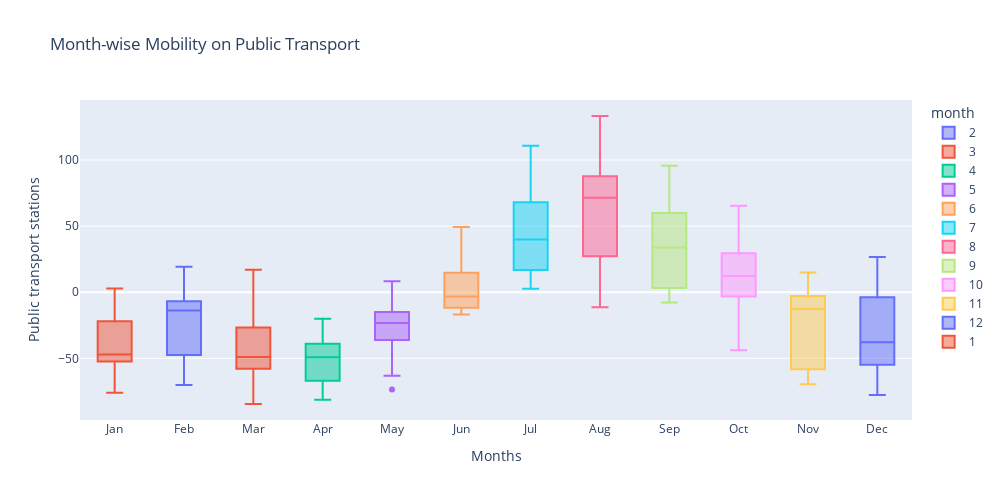

The cell this chart's notebook holds for it:
### Code cell
fig = px.box(
    google, 
    x='month',
    y='transit_stations_percent_change_from_baseline',
    color='month', 
    width=PLOT_WIDTH, height=PLOT_HEIGHT,
    title='Month-wise Mobility on Public Transport'
)

fig.update_layout(
    xaxis=dict(
        tickmode='array',
        tickvals=list(range(1,13)),
        ticktext=[datetime.date(2000, i, 1).strftime('%b') for i in range(1, 13)],
        title_text='Months'
    ),
    yaxis=dict(title_text=helper.TITLES[3])
)

fig.show()
# fig.write_image('../plots/Parks/Monthly Box Plot.svg')

### Figure 1 — Plotly figure (JSON) as saved in the notebook; plotly's stock layout.template omitted (floating-point values rounded to 4 significant figures)
{"data": [{"alignmentgroup": "True", "hovertemplate": "month=%{x}<br>transit_stations_percent_change_from_baseline=%{y}<extra></extra>", "legendgroup": "2", "marker": {"color": "#636efa"}, "name": "2", "notched": false, "offsetgroup": "2", "orientation": "v", "showlegend": true, "type": "box", "x": [2, 2, 2, 2, 2, 2, 2, 2, 2, 2, 2, 2, 2, 2, 2, 2, 2, 2, 2, 2, 2, 2, 2, 2, 2, 2, 2, 2, 2, 2, 2, 2, 2, 2, 2, 2, 2, 2, 2, 2, 2, 2, 2, 2, 2, 2, 2, 2, 2, 2, 2, 2, 2, 2, 2, 2, 2, 2, 2, 2, 2, 2, 2, 2, 2, 2, 2, 2, 2, 2, 2], "x0": " ", "xaxis": "x", "y": [2.364, 15.88, 9.486, -9.586, 9.496, 5.031, 2.756, -2.586, 10.04, 7.961, 5.83, 7.246, 10.55, 17.32, 19.33, -48.86, -45.77, -45.66, -45.3, -47.41, -54.73, -58.03, -50.08, -47.01, -44.69, -50.92, -50.47, -63.24, -70.24, -62.63, -66.26, -57.28, -49.82, -51.05, -55.22, -58.53, -47.47, -47.23, -45.43, -45.76, -45.95, -49.99, -56.09, -20.8, -22.44, -18.95, -14.68, -15.8, -9.918, -13.31, -23.65, -15.67, -10.4, -7.733, -10.82, -11.3, -7.398, -11.6, -10.82, -8.793, -6.583, -6.293, -3.4, -6.525, -13.29, -10.36, -13.49, -7.53, -9.376, -13.81, -7.663], "y0": " ", "yaxis": "y"}, {"alignmentgroup": "True", "hovertemplate": "month=%{x}<br>transit_stations_percent_change_from_baseline=%{y}<extra></extra>", "legendgroup": "3", "marker": {"color": "#EF553B"}, "name": "3", "notched": false, "offsetgroup": "3", "orientation": "v", "showlegend": true, "type": "box", "x": [3, 3, 3, 3, 3, 3, 3, 3, 3, 3, 3, 3, 3, 3, 3, 3, 3, 3, 3, 3, 3, 3, 3, 3, 3, 3, 3, 3, 3, 3, 3, 3, 3, 3, 3, 3, 3, 3, 3, 3, 3, 3, 3, 3, 3, 3, 3, 3, 3, 3, 3, 3, 3, 3, 3, 3, 3, 3, 3, 3, 3, 3, 3, 3, 3], "x0": " ", "xaxis": "x", "y": [5.491, 13.28, 16.9, 4.131, 4.812, -1.506, -6.323, -7.023, -8.385, -3.686, -4.83, -10.42, -22.48, -28.04, -45.97, -47.54, -48.07, -54.38, -56.85, -59.49, -58.19, -62.58, -73.5, -71.62, -84.57, -74.32, -76.2, -74.16, -77.5, -68.96, -68.69, -45.06, -46.73, -44.3, -50.5, -51.91, -55.59, -60.15, -49.08, -50.72, -48.81, -50.47, -49.09, -50.99, -57.22, -66.77, -49.48, -47.69, -48.26, -51.18, -57.87, -58.27, -49.43, -53.28, -44.77, -66.9, -49.14, -46.43, -44.87, -45.37, -45.9, -47.14, -13.2, -12.97, -3.656], "y0": " ", "yaxis": "y"}, {"alignmentgroup": "True", "hovertemplate": "month=%{x}<br>transit_stations_percent_change_from_baseline=%{y}<extra></extra>", "legendgroup": "4", "marker": {"color": "#00cc96"}, "name": "4", "notched": false, "offsetgroup": "4", "orientation": "v", "showlegend": true, "type": "box", "x": [4, 4, 4, 4, 4, 4, 4, 4, 4, 4, 4, 4, 4, 4, 4, 4, 4, 4, 4, 4, 4, 4, 4, 4, 4, 4, 4, 4, 4, 4, 4, 4, 4, 4, 4, 4, 4, 4, 4, 4, 4, 4, 4, 4, 4, 4, 4, 4, 4, 4, 4, 4, 4, 4, 4, 4, 4, 4, 4, 4], "x0": " ", "xaxis": "x", "y": [-71.23, -70.08, -73.23, -77.24, -81.28, -71.75, -70.47, -67.77, -66.09, -67.25, -65.91, -70.64, -64.38, -64.07, -64.6, -60.14, -70.38, -66.88, -80.46, -79.55, -67.32, -67.78, -65.27, -64.54, -58.69, -64.59, -59.0, -57.09, -55.68, -53.46, -44.85, -43.61, -41.71, -44.58, -44.44, -43.87, -42.16, -44.9, -44.56, -39.23, -38.76, -38.2, -38.69, -35.87, -35.69, -41.34, -40.5, -40.81, -37.72, -34.89, -31.01, -31.49, -32.63, -40.34, -30.46, -28.21, -26.29, -20.78, -20.11, -39.07], "y0": " ", "yaxis": "y"}, {"alignmentgroup": "True", "hovertemplate": "month=%{x}<br>transit_stations_percent_change_from_baseline=%{y}<extra></extra>", "legendgroup": "5", "marker": {"color": "#ab63fa"}, "name": "5", "notched": false, "offsetgroup": "5", "orientation": "v", "showlegend": true, "type": "box", "x": [5, 5, 5, 5, 5, 5, 5, 5, 5, 5, 5, 5, 5, 5, 5, 5, 5, 5, 5, 5, 5, 5, 5, 5, 5, 5, 5, 5, 5, 5, 5, 5, 5, 5, 5, 5, 5, 5, 5, 5, 5, 5, 5, 5, 5, 5, 5, 5, 5, 5, 5, 5, 5, 5, 5, 5, 5, 5, 5, 5, 5, 5], "x0": " ", "xaxis": "x", "y": [-73.58, -58.93, -63.18, -44.8, -40.74, -40.86, -42.16, -42.91, -36.29, -41.27, -34.97, -32.4, -32.72, -33.25, -36.2, -30.84, -41.71, -21.99, -21.01, -19.34, -27.22, -25.04, -15.92, -17.82, -20.02, -26.98, -22.96, -20.82, -20.45, -13.3, -18.28, -38.81, -58.81, -47.52, -40.22, -20.11, -29.58, -31.29, -28.52, -26.26, -27.58, -27.81, -23.52, -22.4, -19.89, -13.34, -6.428, -13.81, -15.74, -14.9, -15.7, -12.57, -5.601, 2.424, -10.86, -14.25, -10.65, -9.102, -3.623, 5.672, 8.285, -5.87], "y0": " ", "yaxis": "y"}, {"alignmentgroup": "True", "hovertemplate": "month=%{x}<br>transit_stations_percent_change_from_baseline=%{y}<extra></extra>", "legendgroup": "6", "marker": {"color": "#FFA15A"}, "name": "6", "notched": false, "offsetgroup": "6", "orientation": "v", "showlegend": true, "type": "box", "x": [6, 6, 6, 6, 6, 6, 6, 6, 6, 6, 6, 6, 6, 6, 6, 6, 6, 6, 6, 6, 6, 6, 6, 6, 6, 6, 6, 6, 6, 6, 6, 6, 6, 6, 6, 6, 6, 6, 6, 6, 6, 6, 6, 6, 6, 6, 6, 6, 6, 6, 6, 6, 6, 6, 6, 6, 6, 6, 6, 6], "x0": " ", "xaxis": "x", "y": [-16.48, -14.58, -14.03, -8.365, -6.628, -3.02, -9.405, -11.35, -8.556, -13.52, -13.03, -16.06, -12.07, -12.99, -14.1, -12.83, -13.98, -13.55, -13.91, -7.758, -8.365, -16.85, -14.04, -11.61, -9.391, -7.226, 0.4625, -1.21, -5.928, -3.537, -5.175, -1.391, -2.876, 1.835, 12.04, 16.86, -0.7973, -4.539, -0.09268, -11.51, 1.644, 11.71, 19.02, 1.604, 2.98, -0.2993, 12.66, 24.37, 48.21, 30.4, 32.65, 21.32, 17.71, 19.24, 20.69, 42.55, 49.29, 27.54, 21.73, 29.73], "y0": " ", "yaxis": "y"}, {"alignmentgroup": "True", "hovertemplate": "month=%{x}<br>transit_stations_percent_change_from_baseline=%{y}<extra></extra>", "legendgroup": "7", "marker": {"color": "#19d3f3"}, "name": "7", "notched": false, "offsetgroup": "7", "orientation": "v", "showlegend": true, "type": "box", "x": [7, 7, 7, 7, 7, 7, 7, 7, 7, 7, 7, 7, 7, 7, 7, 7, 7, 7, 7, 7, 7, 7, 7, 7, 7, 7, 7, 7, 7, 7, 7, 7, 7, 7, 7, 7, 7, 7, 7, 7, 7, 7, 7, 7, 7, 7, 7, 7, 7, 7, 7, 7, 7, 7, 7, 7, 7, 7, 7, 7, 7, 7], "x0": " ", "xaxis": "x", "y": [2.643, 3.885, 3.183, 13.53, 13.85, 6.473, 5.736, 7.567, 10.32, 7.811, 21.98, 25.55, 12.76, 9.657, 12.78, 15.84, 13.61, 30.48, 36.46, 20.89, 16.82, 19.01, 18.65, 18.82, 40.82, 42.28, 26.36, 22.47, 25.61, 24.79, 24.74, 34.78, 39.1, 64.87, 73.94, 48.76, 43.93, 46.27, 50.76, 53.06, 79.64, 87.99, 62.06, 56.27, 61.32, 63.22, 61.98, 89.94, 96.56, 71.27, 67.02, 68.1, 68.83, 66.94, 100.4, 107.8, 76.44, 73.37, 74.35, 74.31, 71.31, 110.8], "y0": " ", "yaxis": "y"}, {"alignmentgroup": "True", "hovertemplate": "month=%{x}<br>transit_stations_percent_change_from_baseline=%{y}<extra></extra>", "legendgroup": "8", "marker": {"color": "#FF6692"}, "name": "8", "notched": false, "offsetgroup": "8", "orientation": "v", "showlegend": true, "type": "box", "x": [8, 8, 8, 8, 8, 8, 8, 8, 8, 8, 8, 8, 8, 8, 8, 8, 8, 8, 8, 8, 8, 8, 8, 8, 8, 8, 8, 8, 8, 8, 8, 8, 8, 8, 8, 8, 8, 8, 8, 8, 8, 8, 8, 8, 8, 8, 8, 8, 8, 8, 8, 8, 8, 8, 8, 8, 8, 8, 8, 8, 8, 8], "x0": " ", "xaxis": "x", "y": [54.03, 51.91, 35.01, 31.5, 34.02, 29.79, 27.24, 58.71, 60.72, 45.79, 36.05, 40.69, 39.95, 37.15, 40.39, 73.14, -7.482, -9.973, -10.3, -9.303, -11.44, -7.469, -2.249, -7.761, -9.418, -8.596, -6.851, -9.077, -6.193, -2.138, -5.574, 119.0, 80.87, 74.94, 80.06, 84.46, 76.71, 121.3, 123.5, 93.17, 87.36, 87.62, 90.09, 86.96, 127.3, 107.2, 105.8, 96.06, 94.82, 87.8, 83.15, 123.3, 133.3, 90.75, 80.51, 82.89, 76.35, 71.64, 103.3, 111.8, 76.86, 71.43], "y0": " ", "yaxis": "y"}, {"alignmentgroup": "True", "hovertemplate": "month=%{x}<br>transit_stations_percent_change_from_baseline=%{y}<extra></extra>", "legendgroup": "9", "marker": {"color": "#B6E880"}, "name": "9", "notched": false, "offsetgroup": "9", "orientation": "v", "showlegend": true, "type": "box", "x": [9, 9, 9, 9, 9, 9, 9, 9, 9, 9, 9, 9, 9, 9, 9, 9, 9, 9, 9, 9, 9, 9, 9, 9, 9, 9, 9, 9, 9, 9, 9, 9, 9, 9, 9, 9, 9, 9, 9, 9, 9, 9, 9, 9, 9, 9, 9, 9, 9, 9, 9, 9, 9, 9, 9, 9, 9, 9, 9, 9], "x0": " ", "xaxis": "x", "y": [-6.485, -6.902, -6.232, -7.725, -6.333, -3.147, -5.638, -6.726, -7.067, -5.727, 10.72, 24.46, 22.74, 10.7, 8.443, 8.982, 3.313, -6.197, 11.52, 10.72, 7.513, 4.21, 3.092, 2.986, 6.115, 13.55, 14.06, 1.908, 2.01, 4.86, 69.65, 61.06, 60.85, 91.09, 95.74, 64.72, 59.69, 62.26, 59.88, 62.53, 88.21, 92.91, 58.29, 59.81, 59.14, 54.66, 56.79, 78.79, 82.21, 55.71, 53.28, 51.54, 49.2, 53.5, 73.65, 75.7, 48.15, 43.09, 43.37, 43.17], "y0": " ", "yaxis": "y"}, {"alignmentgroup": "True", "hovertemplate": "month=%{x}<br>transit_stations_percent_change_from_baseline=%{y}<extra></extra>", "legendgroup": "10", "marker": {"color": "#FF97FF"}, "name": "10", "notched": false, "offsetgroup": "10", "orientation": "v", "showlegend": true, "type": "box", "x": [10, 10, 10, 10, 10, 10, 10, 10, 10, 10, 10, 10, 10, 10, 10, 10, 10, 10, 10, 10, 10, 10, 10, 10, 10, 10, 10, 10, 10, 10, 10, 10, 10, 10, 10, 10, 10, 10, 10, 10, 10, 10, 10, 10, 10, 10, 10, 10, 10, 10, 10, 10, 10, 10, 10, 10, 10, 10, 10, 10, 10, 10], "x0": " ", "xaxis": "x", "y": [2.468, 4.639, 16.0, 15.17, 2.144, -0.8407, -0.7331, -2.067, -1.067, 10.17, 8.315, -3.329, -7.705, -3.441, -15.26, 0.1711, 4.745, 1.457, -7.476, -10.92, -9.651, -5.688, -4.062, 6.116, -6.169, -10.83, -6.226, -43.94, -11.9, -16.09, -13.45, 43.94, 61.95, 65.34, 37.22, 32.37, 34.5, 29.22, 31.66, 46.96, 46.15, 31.03, 24.4, 28.78, 12.16, 12.47, 37.0, 43.18, 27.56, 23.81, 23.27, 22.09, 26.03, 34.44, 29.42, 18.16, 16.76, 33.91, 4.439, 12.76, 24.18, 48.33], "y0": " ", "yaxis": "y"}, {"alignmentgroup": "True", "hovertemplate": "month=%{x}<br>transit_stations_percent_change_from_baseline=%{y}<extra></extra>", "legendgroup": "11", "marker": {"color": "#FECB52"}, "name": "11", "notched": false, "offsetgroup": "11", "orientation": "v", "showlegend": true, "type": "box", "x": [11, 11, 11, 11, 11, 11, 11, 11, 11, 11, 11, 11, 11, 11, 11, 11, 11, 11, 11, 11, 11, 11, 11, 11, 11, 11, 11, 11, 11, 11, 11, 11, 11, 11, 11, 11, 11, 11, 11, 11, 11, 11, 11, 11, 11, 11, 11, 11, 11, 11, 11, 11, 11, 11, 11, 11, 11, 11, 11, 11], "x0": " ", "xaxis": "x", "y": [-15.74, -17.92, -25.29, -26.89, -19.59, -14.61, -59.92, -62.1, -54.49, -54.32, -55.19, -54.25, -58.09, -62.61, -66.57, -56.35, -56.49, -58.45, -59.53, -62.12, -64.93, -69.54, -58.77, -57.83, -58.59, -60.82, -58.43, -59.72, -69.03, -56.79, 14.95, 1.066, 4.755, 4.906, 4.761, 5.312, 14.27, 3.041, -1.469, -4.588, -3.114, -0.008826, -1.531, 3.856, -1.12, -4.877, -6.785, -9.958, -5.79, -8.826, 4.354, -2.648, -9.948, -8.297, -2.975, -7.392, -10.63, -4.464, -4.915, -9.223], "y0": " ", "yaxis": "y"}, {"alignmentgroup": "True", "hovertemplate": "month=%{x}<br>transit_stations_percent_change_from_baseline=%{y}<extra></extra>", "legendgroup": "12", "marker": {"color": "#636efa"}, "name": "12", "notched": false, "offsetgroup": "12", "orientation": "v", "showlegend": true, "type": "box", "x": [12, 12, 12, 12, 12, 12, 12, 12, 12, 12, 12, 12, 12, 12, 12, 12, 12, 12, 12, 12, 12, 12, 12, 12, 12, 12, 12, 12, 12, 12, 12, 12, 12, 12, 12, 12, 12, 12, 12, 12, 12, 12, 12, 12, 12, 12, 12, 12, 12, 12, 12, 12, 12, 12, 12, 12, 12, 12, 12, 12, 12, 12], "x0": " ", "xaxis": "x", "y": [-56.39, -55.56, -56.0, -60.45, -58.01, -64.27, -55.81, -53.1, -55.66, -57.82, -57.38, -57.95, -64.56, -54.79, -48.47, -46.3, -45.28, -49.01, -48.18, -53.72, -44.88, -41.73, -35.69, -40.08, -77.85, -66.91, -60.35, -44.68, -43.46, -41.09, -48.67, -3.819, -1.536, -5.303, -11.87, 1.764, -6.493, -12.83, -6.24, -4.332, -11.19, -24.63, -0.3252, -7.5, -8.191, -4.104, -0.08498, 1.485, -9.095, 3.118, 4.049, 5.272, 14.25, 26.63, 5.506, -41.57, 2.454, 1.179, -5.227, -1.243, -0.3646, -23.12], "y0": " ", "yaxis": "y"}, {"alignmentgroup": "True", "hovertemplate": "month=%{x}<br>transit_stations_percent_change_from_baseline=%{y}<extra></extra>", "legendgroup": "1", "marker": {"color": "#EF553B"}, "name": "1", "notched": false, "offsetgroup": "1", "orientation": "v", "showlegend": true, "type": "box", "x": [1, 1, 1, 1, 1, 1, 1, 1, 1, 1, 1, 1, 1, 1, 1, 1, 1, 1, 1, 1, 1, 1, 1, 1, 1, 1, 1, 1, 1, 1, 1, 1, 1, 1, 1, 1, 1, 1, 1, 1, 1, 1, 1, 1, 1, 1, 1, 1, 1, 1, 1, 1, 1, 1, 1, 1, 1, 1, 1, 1, 1, 1], "x0": " ", "xaxis": "x", "y": [-76.02, -62.41, -55.61, -57.23, -48.65, -64.44, -50.14, -52.69, -53.42, -52.48, -49.12, -51.72, -49.92, -52.83, -57.98, -67.11, -64.78, -53.08, -49.55, -47.76, -46.74, -49.86, -52.74, -52.92, -47.46, -51.65, -51.89, -47.86, -48.35, -52.47, -55.44, -44.19, 2.757, -11.49, -14.91, -10.74, -23.72, -20.29, -14.13, -3.267, -14.26, -23.91, -26.65, -23.59, -22.64, -21.88, -18.49, -16.38, -21.4, -20.24, -17.17, -21.14, -33.76, -32.3, -37.27, -52.34, -38.91, -24.71, -22.03, -31.71, -22.08, -14.53], "y0": " ", "yaxis": "y"}], "layout": {"boxmode": "overlay", "height": 500, "legend": {"title": {"text": "month"}, "tracegroupgap": 0}, "title": {"text": "Month-wise Mobility on Public Transport"}, "width": 1000, "xaxis": {"anchor": "y", "autorange": true, "categoryarray": [2, 3, 4, 5, 6, 7, 8, 9, 10, 11, 12, 1], "categoryorder": "array", "domain": [0, 1], "range": [0.5, 12.5], "tickmode": "array", "ticktext": ["Jan", "Feb", "Mar", "Apr", "May", "Jun", "Jul", "Aug", "Sep", "Oct", "Nov", "Dec"], "tickvals": [1, 2, 3, 4, 5, 6, 7, 8, 9, 10, 11, 12], "title": {"text": "Months"}, "type": "linear"}, "yaxis": {"anchor": "x", "autorange": true, "domain": [0, 1], "range": [-96.67, 145.4], "title": {"text": "Public transport stations"}, "type": "linear"}}}
